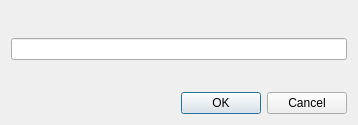
<?xml version="1.0" encoding="UTF-8"?>
<ui version="4.0">
 <class>Dlg4ChangeValue</class>
 <widget class="QDialog" name="Dlg4ChangeValue">
  <property name="geometry">
   <rect>
    <x>0</x>
    <y>0</y>
    <width>358</width>
    <height>125</height>
   </rect>
  </property>
  <property name="windowTitle">
   <string>Dialog</string>
  </property>
  <layout class="QVBoxLayout" name="verticalLayout">
   <item>
    <spacer name="verticalSpacer">
     <property name="orientation">
      <enum>Qt::Vertical</enum>
     </property>
     <property name="sizeHint" stdset="0">
      <size>
       <width>20</width>
       <height>19</height>
      </size>
     </property>
    </spacer>
   </item>
   <item>
    <widget class="QLineEdit" name="lineEdit"/>
   </item>
   <item>
    <spacer name="verticalSpacer_2">
     <property name="orientation">
      <enum>Qt::Vertical</enum>
     </property>
     <property name="sizeHint" stdset="0">
      <size>
       <width>20</width>
       <height>19</height>
      </size>
     </property>
    </spacer>
   </item>
   <item>
    <widget class="QDialogButtonBox" name="buttonBox">
     <property name="orientation">
      <enum>Qt::Horizontal</enum>
     </property>
     <property name="standardButtons">
      <set>QDialogButtonBox::Cancel|QDialogButtonBox::Ok</set>
     </property>
    </widget>
   </item>
  </layout>
 </widget>
 <resources/>
 <connections>
  <connection>
   <sender>buttonBox</sender>
   <signal>accepted()</signal>
   <receiver>Dlg4ChangeValue</receiver>
   <slot>accept()</slot>
   <hints>
    <hint type="sourcelabel">
     <x>248</x>
     <y>254</y>
    </hint>
    <hint type="destinationlabel">
     <x>157</x>
     <y>274</y>
    </hint>
   </hints>
  </connection>
  <connection>
   <sender>buttonBox</sender>
   <signal>rejected()</signal>
   <receiver>Dlg4ChangeValue</receiver>
   <slot>reject()</slot>
   <hints>
    <hint type="sourcelabel">
     <x>316</x>
     <y>260</y>
    </hint>
    <hint type="destinationlabel">
     <x>286</x>
     <y>274</y>
    </hint>
   </hints>
  </connection>
 </connections>
</ui>
